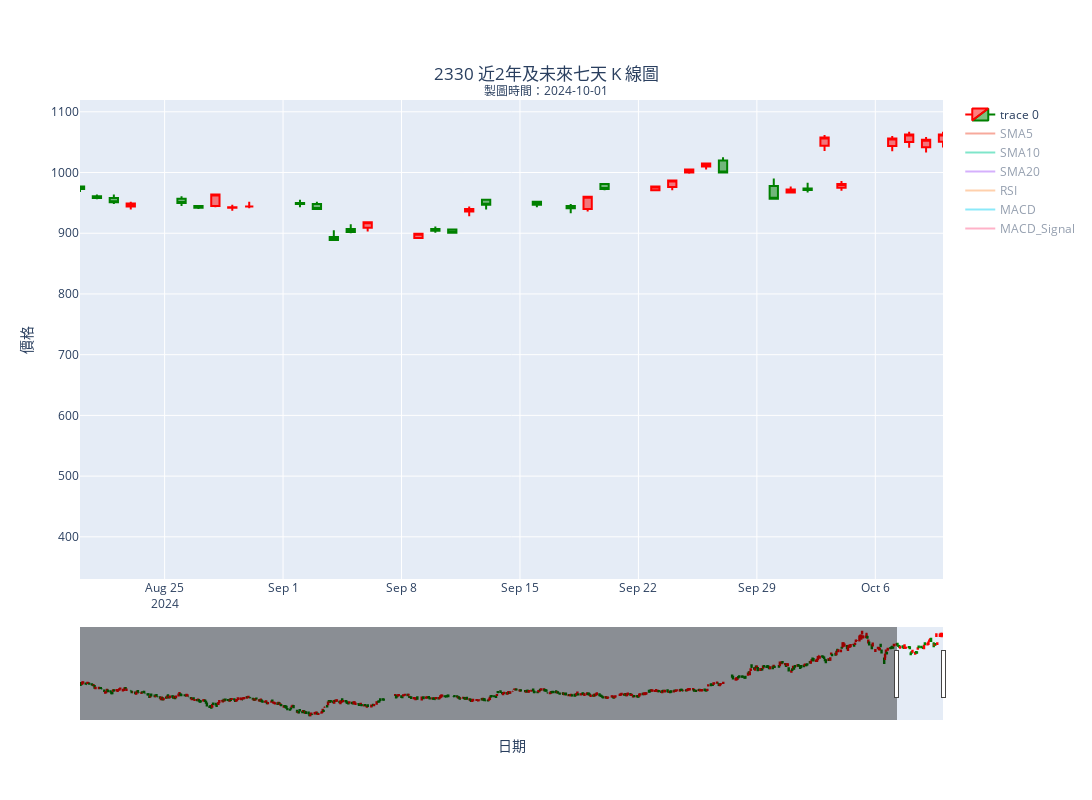

Write notebook code for a chart like this one.
### Code cell
# 繪製 stock_data_2330_with_features.csv 接上 未來七天的預測 線圖

# 將歷史資料與預測結果結合
future_df = pd.DataFrame(future_predictions, columns=target_columns)
future_df['日期'] = future_dates

# 將日期欄位移到最前面
future_df = future_df[['日期'] + target_columns]

# 合併歷史資料與未來預測資料
combined_data = pd.concat([current_data, future_df], ignore_index=True)

# 繪製 K 線圖
def plot_combined_candlestick(data, title, subtitle):
    fig = go.Figure(data=[go.Candlestick(x=data['日期'],
                                        open=data['開盤價'],
                                        high=data['最高價'],
                                        low=data['最低價'],
                                        close=data['收盤價'],
                                        increasing_line_color='red',
                                        decreasing_line_color='green')])
    
    fig.add_trace(go.Scatter(x=data['日期'], y=data['SMA5'], mode='lines', name='SMA5', visible='legendonly'))
    fig.add_trace(go.Scatter(x=data['日期'], y=data['SMA10'], mode='lines', name='SMA10', visible='legendonly'))
    fig.add_trace(go.Scatter(x=data['日期'], y=data['SMA20'], mode='lines', name='SMA20', visible='legendonly'))
    fig.add_trace(go.Scatter(x=data['日期'], y=data['RSI'], mode='lines', name='RSI', visible='legendonly'))
    fig.add_trace(go.Scatter(x=data['日期'], y=data['MACD'], mode='lines', name='MACD', visible='legendonly'))
    fig.add_trace(go.Scatter(x=data['日期'], y=data['MACD_Signal'], mode='lines', name='MACD_Signal', visible='legendonly'))

    fig.update_layout(  title={
            'text': f"{title}<br><sup>{subtitle}</sup>",
            'y':0.9,
            'x':0.5,
            'xanchor': 'center',
            'yanchor': 'top'
        }, xaxis_title='日期', yaxis_title='價格', width=1200, height=800,)
    fig.update_xaxes(range=[data['日期'].iloc[-predict_days-30], data['日期'].iloc[-1]])
    fig.update_yaxes(autorange=True)
    fig.show()

# 繪製合併後的資料
plot_combined_candlestick(combined_data, f'{target_code} 歷史資料與未來{predict_days}天預測 K 線圖', f'製圖時間：{datetime.datetime.now().strftime("%Y-%m-%d")}')

### Figure 1 — Plotly figure (JSON) as saved in the notebook; plotly's stock layout.template omitted (floating-point values rounded to 4 significant figures; data arrays with more than 128 entries replaced by an {"elided": "..."} marker saying what was removed)
{"data": [{"close": {"elided": "654 float values"}, "decreasing": {"line": {"color": "green"}}, "high": {"elided": "654 float values"}, "increasing": {"line": {"color": "red"}}, "low": {"elided": "654 float values"}, "open": {"elided": "654 float values"}, "type": "candlestick", "x": {"elided": "654 str values"}}, {"mode": "lines", "name": "SMA5", "type": "scatter", "visible": "legendonly", "x": {"elided": "654 str values"}, "y": {"elided": "654 float values"}}, {"mode": "lines", "name": "SMA10", "type": "scatter", "visible": "legendonly", "x": {"elided": "654 str values"}, "y": {"elided": "654 float values"}}, {"mode": "lines", "name": "SMA20", "type": "scatter", "visible": "legendonly", "x": {"elided": "654 str values"}, "y": {"elided": "654 float values"}}, {"mode": "lines", "name": "RSI", "type": "scatter", "visible": "legendonly", "x": {"elided": "654 str values"}, "y": {"elided": "654 float values"}}, {"mode": "lines", "name": "MACD", "type": "scatter", "visible": "legendonly", "x": {"elided": "654 str values"}, "y": {"elided": "654 float values"}}, {"mode": "lines", "name": "MACD_Signal", "type": "scatter", "visible": "legendonly", "x": {"elided": "654 str values"}, "y": {"elided": "654 float values"}}], "layout": {"height": 800, "title": {"text": "2330 近2年及未來七天 K 線圖<br><sup>製圖時間：2024-10-01</sup>", "x": 0.5, "xanchor": "center", "y": 0.9, "yanchor": "top"}, "width": 1200, "xaxis": {"range": ["2024-08-20", "2024-10-10T00:00:00"], "title": {"text": "日期"}}, "yaxis": {"autorange": true, "title": {"text": "價格"}}}}
